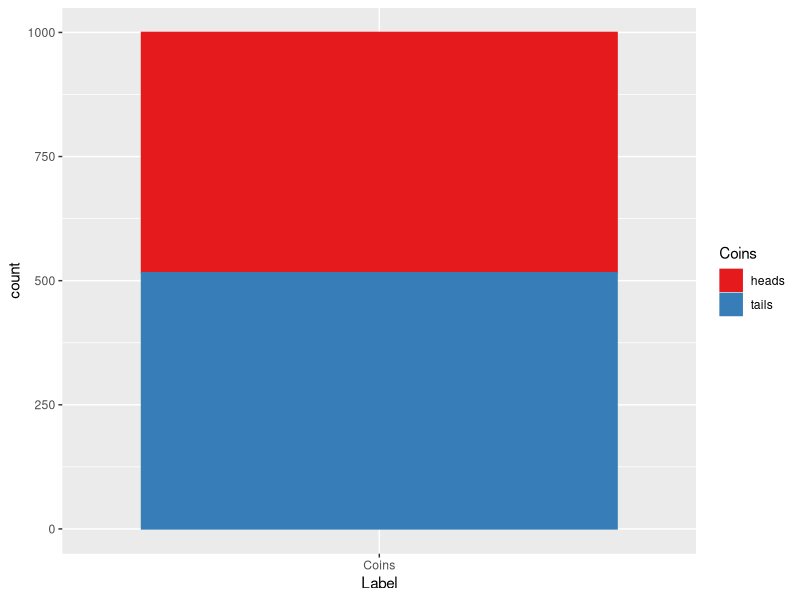
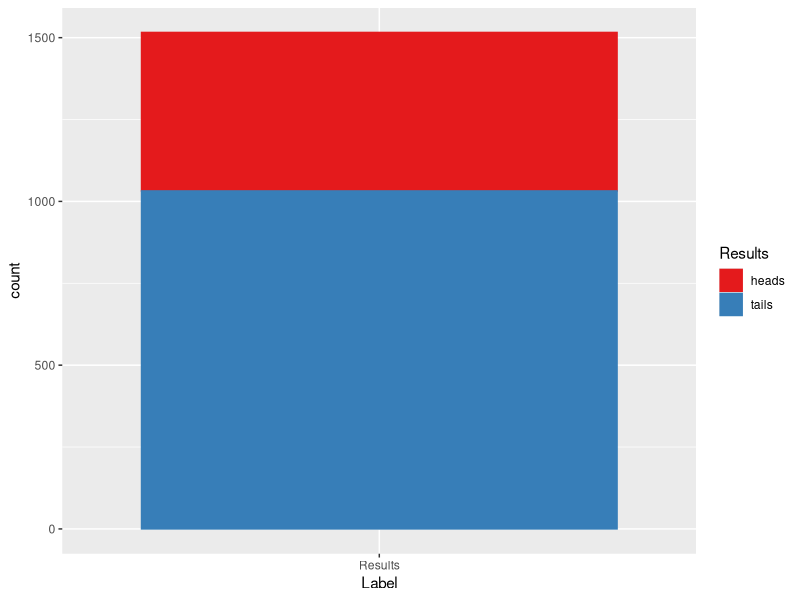

These charts were generated, in order, by the following R code:
## ---- chunk 1
library(tidyverse)
## ---- chunk 2
flips = sample(c('heads','tails'), 1000, replace = TRUE)
df = data.frame(Coins = factor(flips, levels = c('heads','tails')), 
                Label = 'Coins')
ggplot(df, aes(Label, colour = Coins, fill = Coins)) +
    geom_bar(stat = 'count') +
    scale_colour_brewer(palette = 'Set1') +
    scale_fill_brewer(palette = 'Set1')
## ---- chunk 3
checks = c()

for (flip in flips){
    if (flip == 'heads'){
        checks = c(checks, 'heads')
    } else if (flip == 'tails') {
        checks = c(checks, 'tails')
        checks = c(checks, 'tails')
    }
}

res = data.frame(Results = factor(checks, levels = c('heads','tails')),
                 Label = 'Results')
ggplot(res, aes(Label, colour = Results, fill = Results)) +
    geom_bar(stat = 'count') +
    scale_colour_brewer(palette = 'Set1') +
    scale_fill_brewer(palette = 'Set1')
